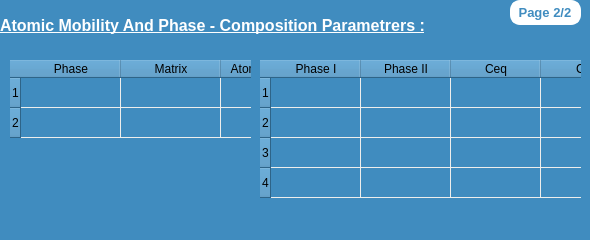
      <widget class="QWidget" name="page_7">
       <property name="styleSheet">
        <string notr="true">
background-color: rgb(64, 140, 191);
</string>
       </property>
       <widget class="QLabel" name="label_103">
        <property name="geometry">
         <rect>
          <x>510</x>
          <y>0</y>
          <width>71</width>
          <height>25</height>
         </rect>
        </property>
        <property name="font">
         <font>
          <family>Ubuntu</family>
          <pointsize>10</pointsize>
          <weight>75</weight>
          <bold>true</bold>
         </font>
        </property>
        <property name="styleSheet">
         <string notr="true">background-color: rgb(255, 255, 255);
border : 2px solid white;
border-radius :10px;
color :rgb(64, 140, 191);</string>
        </property>
        <property name="text">
         <string> Page 2/2</string>
        </property>
       </widget>
       <widget class="QTableWidget" name="tableWidgetCH">
        <property name="geometry">
         <rect>
          <x>260</x>
          <y>60</y>
          <width>321</width>
          <height>171</height>
         </rect>
        </property>
        <property name="font">
         <font>
          <family>Ubuntu</family>
          <pointsize>10</pointsize>
         </font>
        </property>
        <property name="styleSheet">
         <string notr="true">#tableWidgetCH{
gridline-color: rgb(238, 238, 236);
border : none;
}

#tableWidgetCH::item {
    color: white;
}</string>
        </property>
        <property name="horizontalScrollBarPolicy">
         <enum>Qt::ScrollBarAlwaysOff</enum>
        </property>
        <property name="selectionMode">
         <enum>QAbstractItemView::NoSelection</enum>
        </property>
        <property name="rowCount">
         <number>4</number>
        </property>
        <attribute name="horizontalHeaderDefaultSectionSize">
         <number>90</number>
        </attribute>
        <row/>
        <row/>
        <row/>
        <row/>
        <column>
         <property name="text">
          <string> Phase I </string>
         </property>
         <property name="font">
          <font>
           <family>Ubuntu</family>
           <pointsize>9</pointsize>
          </font>
         </property>
        </column>
        <column>
         <property name="text">
          <string> Phase II </string>
         </property>
         <property name="font">
          <font>
           <family>Ubuntu</family>
           <pointsize>9</pointsize>
          </font>
         </property>
        </column>
        <column>
         <property name="text">
          <string>Ceq</string>
         </property>
         <property name="font">
          <font>
           <family>Ubuntu</family>
           <pointsize>9</pointsize>
          </font>
         </property>
        </column>
        <column>
         <property name="text">
          <string>Cfill</string>
         </property>
         <property name="font">
          <font>
           <family>Ubuntu</family>
           <pointsize>9</pointsize>
          </font>
         </property>
        </column>
       </widget>
       <widget class="QTableWidget" name="tableWidgetCHA">
        <property name="geometry">
         <rect>
          <x>10</x>
          <y>60</y>
          <width>241</width>
          <height>111</height>
         </rect>
        </property>
        <property name="font">
         <font>
          <family>Ubuntu</family>
          <pointsize>10</pointsize>
          <weight>50</weight>
          <italic>false</italic>
          <bold>false</bold>
         </font>
        </property>
        <property name="styleSheet">
         <string notr="true">#tableWidgetCHA{
gridline-color: rgb(238, 238, 236);
border : none;
}

#tableWidgetCHA::item {
    color: white;
}</string>
        </property>
        <property name="horizontalScrollBarPolicy">
         <enum>Qt::ScrollBarAlwaysOff</enum>
        </property>
        <property name="selectionMode">
         <enum>QAbstractItemView::SingleSelection</enum>
        </property>
        <property name="rowCount">
         <number>2</number>
        </property>
        <attribute name="horizontalHeaderDefaultSectionSize">
         <number>100</number>
        </attribute>
        <row/>
        <row/>
        <column>
         <property name="text">
          <string> Phase </string>
         </property>
         <property name="font">
          <font>
           <family>Ubuntu</family>
           <pointsize>9</pointsize>
          </font>
         </property>
        </column>
        <column>
         <property name="text">
          <string> Matrix </string>
         </property>
         <property name="font">
          <font>
           <family>Ubuntu</family>
           <pointsize>9</pointsize>
          </font>
         </property>
        </column>
        <column>
         <property name="text">
          <string>Atomic Mobility</string>
         </property>
         <property name="font">
          <font>
           <family>Ubuntu</family>
           <pointsize>9</pointsize>
          </font>
         </property>
        </column>
       </widget>
       <widget class="QLabel" name="label_134">
        <property name="geometry">
         <rect>
          <x>0</x>
          <y>10</y>
          <width>431</width>
          <height>31</height>
         </rect>
        </property>
        <property name="font">
         <font>
          <family>Ubuntu</family>
          <pointsize>12</pointsize>
          <weight>75</weight>
          <italic>false</italic>
          <bold>true</bold>
          <underline>true</underline>
         </font>
        </property>
        <property name="styleSheet">
         <string notr="true">color: rgb(255, 255, 255);</string>
        </property>
        <property name="text">
         <string>Atomic Mobility And Phase - Composition Parametrers :</string>
        </property>
       </widget>
      </widget>
